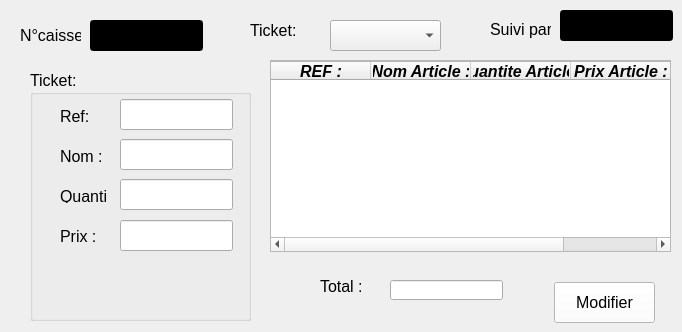
      <widget class="QWidget" name="tab_8">
       <attribute name="title">
        <string>Modifier</string>
       </attribute>
       <widget class="QLabel" name="label_10">
        <property name="geometry">
         <rect>
          <x>20</x>
          <y>20</y>
          <width>61</width>
          <height>31</height>
         </rect>
        </property>
        <property name="font">
         <font>
          <pointsize>12</pointsize>
         </font>
        </property>
        <property name="styleSheet">
         <string notr="true">color: rgb(0, 0, 0);</string>
        </property>
        <property name="text">
         <string>N°caisse:</string>
        </property>
       </widget>
       <widget class="QLabel" name="label_18">
        <property name="geometry">
         <rect>
          <x>250</x>
          <y>20</y>
          <width>47</width>
          <height>21</height>
         </rect>
        </property>
        <property name="font">
         <font>
          <pointsize>12</pointsize>
         </font>
        </property>
        <property name="styleSheet">
         <string notr="true">color: rgb(0, 0, 0);</string>
        </property>
        <property name="text">
         <string>Ticket:</string>
        </property>
       </widget>
       <widget class="QLabel" name="label_19">
        <property name="geometry">
         <rect>
          <x>490</x>
          <y>19</y>
          <width>61</width>
          <height>21</height>
         </rect>
        </property>
        <property name="font">
         <font>
          <pointsize>12</pointsize>
         </font>
        </property>
        <property name="styleSheet">
         <string notr="true">color: rgb(0, 0, 0);</string>
        </property>
        <property name="text">
         <string>Suivi par :</string>
        </property>
       </widget>
       <widget class="QLineEdit" name="lineEdit_5">
        <property name="geometry">
         <rect>
          <x>90</x>
          <y>20</y>
          <width>113</width>
          <height>31</height>
         </rect>
        </property>
        <property name="font">
         <font>
          <pointsize>12</pointsize>
         </font>
        </property>
        <property name="styleSheet">
         <string notr="true">background-color: rgb(0, 0, 0);
color: rgb(255, 255, 255);</string>
        </property>
       </widget>
       <widget class="QLineEdit" name="lineEdit_7">
        <property name="geometry">
         <rect>
          <x>560</x>
          <y>10</y>
          <width>113</width>
          <height>31</height>
         </rect>
        </property>
        <property name="font">
         <font>
          <pointsize>12</pointsize>
         </font>
        </property>
        <property name="styleSheet">
         <string notr="true">background-color: rgb(0, 0, 0);
color: rgb(255, 255, 255);</string>
        </property>
       </widget>
       <widget class="QLabel" name="label_20">
        <property name="geometry">
         <rect>
          <x>320</x>
          <y>280</y>
          <width>47</width>
          <height>13</height>
         </rect>
        </property>
        <property name="font">
         <font>
          <pointsize>12</pointsize>
         </font>
        </property>
        <property name="styleSheet">
         <string notr="true">color: rgb(0, 0, 0);</string>
        </property>
        <property name="text">
         <string>Total :</string>
        </property>
       </widget>
       <widget class="QLineEdit" name="lineEdit_8">
        <property name="geometry">
         <rect>
          <x>390</x>
          <y>280</y>
          <width>113</width>
          <height>20</height>
         </rect>
        </property>
        <property name="font">
         <font>
          <pointsize>12</pointsize>
         </font>
        </property>
        <property name="styleSheet">
         <string notr="true"/>
        </property>
       </widget>
       <widget class="QGroupBox" name="groupBox_2">
        <property name="geometry">
         <rect>
          <x>30</x>
          <y>70</y>
          <width>221</width>
          <height>251</height>
         </rect>
        </property>
        <property name="font">
         <font>
          <pointsize>12</pointsize>
         </font>
        </property>
        <property name="styleSheet">
         <string notr="true"/>
        </property>
        <property name="title">
         <string>Ticket:</string>
        </property>
        <widget class="QLabel" name="label_27">
         <property name="geometry">
          <rect>
           <x>30</x>
           <y>40</y>
           <width>47</width>
           <height>13</height>
          </rect>
         </property>
         <property name="font">
          <font>
           <pointsize>12</pointsize>
          </font>
         </property>
         <property name="text">
          <string>Ref:</string>
         </property>
        </widget>
        <widget class="QLineEdit" name="Ref_2">
         <property name="geometry">
          <rect>
           <x>90</x>
           <y>29</y>
           <width>113</width>
           <height>31</height>
          </rect>
         </property>
         <property name="font">
          <font>
           <pointsize>12</pointsize>
          </font>
         </property>
         <property name="styleSheet">
          <string notr="true"/>
         </property>
        </widget>
        <widget class="QLabel" name="label_28">
         <property name="geometry">
          <rect>
           <x>30</x>
           <y>80</y>
           <width>47</width>
           <height>13</height>
          </rect>
         </property>
         <property name="font">
          <font>
           <pointsize>12</pointsize>
          </font>
         </property>
         <property name="text">
          <string>Nom :</string>
         </property>
        </widget>
        <widget class="QLineEdit" name="Nomp_2">
         <property name="geometry">
          <rect>
           <x>90</x>
           <y>69</y>
           <width>113</width>
           <height>31</height>
          </rect>
         </property>
         <property name="font">
          <font>
           <pointsize>12</pointsize>
          </font>
         </property>
         <property name="styleSheet">
          <string notr="true"/>
         </property>
        </widget>
        <widget class="QLabel" name="label_29">
         <property name="geometry">
          <rect>
           <x>30</x>
           <y>120</y>
           <width>47</width>
           <height>13</height>
          </rect>
         </property>
         <property name="font">
          <font>
           <pointsize>12</pointsize>
          </font>
         </property>
         <property name="text">
          <string>Quantite:</string>
         </property>
        </widget>
        <widget class="QLineEdit" name="quantite_2">
         <property name="geometry">
          <rect>
           <x>90</x>
           <y>109</y>
           <width>113</width>
           <height>31</height>
          </rect>
         </property>
         <property name="font">
          <font>
           <pointsize>12</pointsize>
          </font>
         </property>
         <property name="styleSheet">
          <string notr="true"/>
         </property>
        </widget>
        <widget class="QLabel" name="label_30">
         <property name="geometry">
          <rect>
           <x>30</x>
           <y>160</y>
           <width>47</width>
           <height>13</height>
          </rect>
         </property>
         <property name="font">
          <font>
           <pointsize>12</pointsize>
          </font>
         </property>
         <property name="text">
          <string>Prix :</string>
         </property>
        </widget>
        <widget class="QLineEdit" name="prix_2">
         <property name="geometry">
          <rect>
           <x>90</x>
           <y>150</y>
           <width>113</width>
           <height>31</height>
          </rect>
         </property>
         <property name="font">
          <font>
           <pointsize>12</pointsize>
          </font>
         </property>
         <property name="styleSheet">
          <string notr="true"/>
         </property>
        </widget>
       </widget>
       <widget class="QTableWidget" name="Monticket_2">
        <property name="geometry">
         <rect>
          <x>270</x>
          <y>60</y>
          <width>401</width>
          <height>192</height>
         </rect>
        </property>
        <property name="font">
         <font>
          <pointsize>12</pointsize>
         </font>
        </property>
        <property name="styleSheet">
         <string notr="true">color: rgb(170, 170, 127);</string>
        </property>
        <column>
         <property name="text">
          <string>REF :</string>
         </property>
         <property name="font">
          <font>
           <weight>75</weight>
           <italic>true</italic>
           <bold>true</bold>
           <underline>false</underline>
          </font>
         </property>
         <property name="background">
          <color>
           <red>170</red>
           <green>170</green>
           <blue>255</blue>
          </color>
         </property>
        </column>
        <column>
         <property name="text">
          <string>Nom Article :</string>
         </property>
         <property name="font">
          <font>
           <weight>75</weight>
           <italic>true</italic>
           <bold>true</bold>
          </font>
         </property>
         <property name="background">
          <color>
           <red>170</red>
           <green>170</green>
           <blue>255</blue>
          </color>
         </property>
        </column>
        <column>
         <property name="text">
          <string>Quantite Article :</string>
         </property>
         <property name="font">
          <font>
           <weight>75</weight>
           <italic>true</italic>
           <bold>true</bold>
          </font>
         </property>
         <property name="background">
          <color>
           <red>170</red>
           <green>170</green>
           <blue>255</blue>
          </color>
         </property>
        </column>
        <column>
         <property name="text">
          <string>Prix Article :</string>
         </property>
         <property name="font">
          <font>
           <weight>75</weight>
           <italic>true</italic>
           <bold>true</bold>
          </font>
         </property>
         <property name="background">
          <color>
           <red>170</red>
           <green>170</green>
           <blue>255</blue>
          </color>
         </property>
        </column>
       </widget>
       <widget class="QPushButton" name="pushButton_8">
        <property name="geometry">
         <rect>
          <x>554</x>
          <y>282</y>
          <width>101</width>
          <height>41</height>
         </rect>
        </property>
        <property name="font">
         <font>
          <pointsize>12</pointsize>
         </font>
        </property>
        <property name="styleSheet">
         <string notr="true">background-color: rgb(255, 255, 255);</string>
        </property>
        <property name="text">
         <string>Modifier</string>
        </property>
       </widget>
       <widget class="QTableWidget" name="Monticket_3">
        <property name="geometry">
         <rect>
          <x>270</x>
          <y>61</y>
          <width>401</width>
          <height>191</height>
         </rect>
        </property>
        <property name="font">
         <font>
          <pointsize>12</pointsize>
         </font>
        </property>
        <property name="styleSheet">
         <string notr="true"/>
        </property>
        <column>
         <property name="text">
          <string>REF :</string>
         </property>
         <property name="font">
          <font>
           <weight>75</weight>
           <italic>true</italic>
           <bold>true</bold>
           <underline>false</underline>
          </font>
         </property>
         <property name="background">
          <color>
           <red>170</red>
           <green>170</green>
           <blue>255</blue>
          </color>
         </property>
        </column>
        <column>
         <property name="text">
          <string>Nom Article :</string>
         </property>
         <property name="font">
          <font>
           <weight>75</weight>
           <italic>true</italic>
           <bold>true</bold>
          </font>
         </property>
         <property name="background">
          <color>
           <red>170</red>
           <green>170</green>
           <blue>255</blue>
          </color>
         </property>
        </column>
        <column>
         <property name="text">
          <string>Quantite Article :</string>
         </property>
         <property name="font">
          <font>
           <weight>75</weight>
           <italic>true</italic>
           <bold>true</bold>
          </font>
         </property>
         <property name="background">
          <color>
           <red>170</red>
           <green>170</green>
           <blue>255</blue>
          </color>
         </property>
        </column>
        <column>
         <property name="text">
          <string>Prix Article :</string>
         </property>
         <property name="font">
          <font>
           <weight>75</weight>
           <italic>true</italic>
           <bold>true</bold>
          </font>
         </property>
         <property name="background">
          <color>
           <red>170</red>
           <green>170</green>
           <blue>255</blue>
          </color>
         </property>
        </column>
       </widget>
       <widget class="QComboBox" name="comboBox_2">
        <property name="geometry">
         <rect>
          <x>330</x>
          <y>20</y>
          <width>111</width>
          <height>31</height>
         </rect>
        </property>
       </widget>
      </widget>
